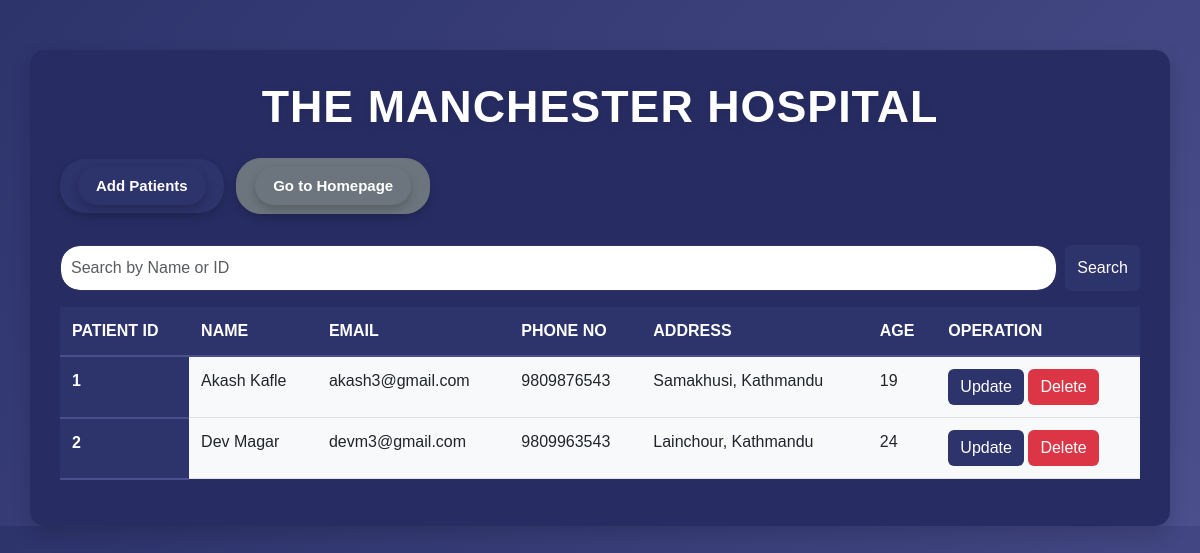
/patients.php, run on the app's committed database.
### tables this page shows
CREATE TABLE patients (
    id INT PRIMARY KEY AUTO_INCREMENT,
    name VARCHAR(100) NOT NULL,
    email VARCHAR(100) UNIQUE NOT NULL,
    phone_no VARCHAR(20) NOT NULL,
    address TEXT NOT NULL,
    age INT NOT NULL
);

### patients.php (the view, shortened to what this page needs)
<?php
include ('connect.php');
?>
<!DOCTYPE html>
<html>
<head>
    <link href="https://cdn.jsdelivr.net/npm/bootstrap@5.3.0-alpha1/dist/css/bootstrap.min.css" rel="stylesheet">
    <link href="tables.css" rel="stylesheet">
</head>
<body>
    <div class="container">
        <h1>The Manchester Hospital</h1>
        <button class="btn btn-primary btn-custom my-3">
            <a href="add_patients.php" class="btn-custom">Add Patients</a>
        </button>
        <button class="btn btn-secondary btn-custom my-3 ms-2">
            <a href="loggedIn.php" class="btn-custom">Go to Homepage</a>
        </button>
        <div class="search-container">
            <form method="GET" class="d-flex w-100">
                <input type="text" name="search" class="form-control me-2" placeholder="Search by Name or ID" required>
                <button type="submit" class="btn btn-primary">Search</button>
            </form>
        </div>
        <table class="table table-hover mt-3">
            <thead>
                <tr>
                    <th scope="col">Patient Id</th>
                    <th scope="col">Name</th>
                    <th scope="col">Email</th>
                    <th scope="col">Phone No</th>
                    <th scope="col">Address</th>
                    <th scope="col">Age</th>
                    <th scope="col">Operation</th>
                </tr>
            </thead>
            <tbody>
                <?php
                $search_query = "";
                $sql = "SELECT * FROM patients $search_query";
                $result = mysqli_query($conn, $sql);
                if ($result && mysqli_num_rows($result) > 0) {
                    while ($row = mysqli_fetch_assoc($result)) {
                        echo '<tr>
                            <th scope="row">' . $row['id'] . '</th>
                            <td>' . $row['name'] . '</td>
                            <td>' . $row['email'] . '</td>
                            <td>' . $row['phone_no'] . '</td>
                            <td>' . $row['address'] . '</td>
                            <td>' . $row['age'] . '</td>
                            <td>
                                <button class="btn btn-primary update-btn" data-id="' . $row['id'] . '">Update</button>
                                <button class="btn btn-danger delete-btn" data-id="' . $row['id'] . '">Delete</button>
                            </td>
                        </tr>';
                    }
                } else {
                    echo '<tr><td colspan="7" class="no-results">No search results found</td></tr>';
                }
                ?>
            </tbody>
        </table>
    </div>
</body>
</html>

### tables.css (style rules this page uses)
body { background: linear-gradient(135deg, #2D336B, #4B4F8C); font-family: 'Poppins', sans-serif; margin: 0; padding: 0; }
.container { margin-top: 50px; background: #272d63; padding: 30px; border-radius: 15px; box-shadow: 0 8px 20px rgba(0, 0, 0, 0.15); transition: transform 0.3s ease-in-out; }
.btn-custom { border-radius: 25px; padding: 8px 18px; font-size: 15px; font-weight: 600; transition: all 0.4s ease-in-out; text-decoration: none; color: white; display: inline-block; box-shadow: 0 4px 10px rgba(0, 0, 0, 0.2); }
.btn-primary { background: #2D336B; border: none; }
.btn-danger { background: #dc3545; border: none; }
.table { margin-top: 20px; border-collapse: collapse; width: 100%; }
.table th { background: #2D336B; color: #ffffff; padding: 12px; text-transform: uppercase; font-weight: 600; border-bottom: 2px solid #4B4F8C; }
.table td { padding: 12px; background-color: #f8f9fa; border-bottom: 1px solid #e0e0e0; }
h1 { text-align: center; color: #ffffff; font-size: 2.8rem; font-weight: bold; text-transform: uppercase; letter-spacing: 1px; text-shadow: 2px 2px 10px rgba(0, 0, 0, 0.1); }
.search-container { display: flex; justify-content: space-between; margin-top: 15px; align-items: center; }
.search-container input { width: 100%; padding: 10px; border-radius: 20px; border: 1px solid #2D336B; outline: none; transition: all 0.3s ease-in-out; }

### data on the page
patients: id "1", name "Akash Kafle", email "akash3@gmail.com", phone_no "9809876543", address "Samakhusi, Kathmandu", age "19"
patients: id "2", name "Dev Magar", email "devm3@gmail.com", phone_no "9809963543", address "Lainchour, Kathmandu", age "24"
